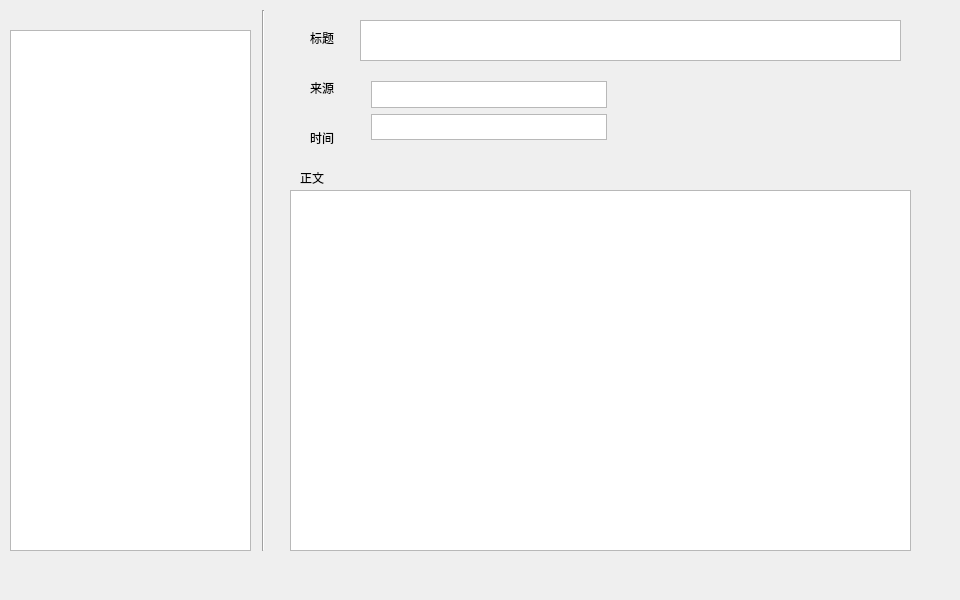
<?xml version="1.0" encoding="UTF-8"?>
<ui version="4.0">
 <class>NewsBox</class>
 <widget class="QWidget" name="NewsBox">
  <property name="geometry">
   <rect>
    <x>0</x>
    <y>0</y>
    <width>960</width>
    <height>600</height>
   </rect>
  </property>
  <property name="windowTitle">
   <string>NewsBox</string>
  </property>
  <widget class="QTextBrowser" name="textBrowser_4">
   <property name="geometry">
    <rect>
     <x>290</x>
     <y>190</y>
     <width>621</width>
     <height>361</height>
    </rect>
   </property>
  </widget>
  <widget class="QListWidget" name="listWidget">
   <property name="geometry">
    <rect>
     <x>10</x>
     <y>30</y>
     <width>241</width>
     <height>521</height>
    </rect>
   </property>
  </widget>
  <widget class="Line" name="line">
   <property name="geometry">
    <rect>
     <x>253</x>
     <y>10</y>
     <width>20</width>
     <height>541</height>
    </rect>
   </property>
   <property name="orientation">
    <enum>Qt::Vertical</enum>
   </property>
  </widget>
  <widget class="QLabel" name="label">
   <property name="geometry">
    <rect>
     <x>310</x>
     <y>30</y>
     <width>72</width>
     <height>15</height>
    </rect>
   </property>
   <property name="text">
    <string>标题</string>
   </property>
  </widget>
  <widget class="QLabel" name="label_2">
   <property name="geometry">
    <rect>
     <x>310</x>
     <y>80</y>
     <width>72</width>
     <height>15</height>
    </rect>
   </property>
   <property name="text">
    <string>来源</string>
   </property>
  </widget>
  <widget class="QLabel" name="label_3">
   <property name="geometry">
    <rect>
     <x>310</x>
     <y>130</y>
     <width>72</width>
     <height>15</height>
    </rect>
   </property>
   <property name="text">
    <string>时间</string>
   </property>
  </widget>
  <widget class="QLabel" name="label_4">
   <property name="geometry">
    <rect>
     <x>300</x>
     <y>170</y>
     <width>72</width>
     <height>15</height>
    </rect>
   </property>
   <property name="text">
    <string>正文</string>
   </property>
  </widget>
  <widget class="QTextBrowser" name="textBrowser">
   <property name="geometry">
    <rect>
     <x>360</x>
     <y>20</y>
     <width>541</width>
     <height>41</height>
    </rect>
   </property>
  </widget>
  <widget class="QWidget" name="">
   <property name="geometry">
    <rect>
     <x>360</x>
     <y>70</y>
     <width>258</width>
     <height>81</height>
    </rect>
   </property>
   <layout class="QVBoxLayout" name="verticalLayout">
    <item>
     <widget class="QTextBrowser" name="textBrowser_2"/>
    </item>
    <item>
     <widget class="QTextBrowser" name="textBrowser_3"/>
    </item>
   </layout>
  </widget>
 </widget>
 <layoutdefault spacing="6" margin="11"/>
 <resources/>
 <connections/>
</ui>
